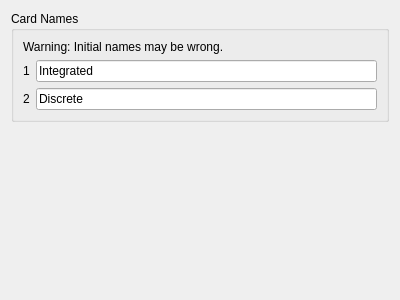
<?xml version="1.0" encoding="UTF-8"?>
<ui version="4.0">
 <class>Appearance</class>
 <widget class="QWidget" name="Appearance">
  <property name="geometry">
   <rect>
    <x>0</x>
    <y>0</y>
    <width>400</width>
    <height>300</height>
   </rect>
  </property>
  <property name="windowTitle">
   <string>Form</string>
  </property>
  <layout class="QVBoxLayout" name="verticalLayout">
   <item>
    <widget class="QGroupBox" name="groupBox">
     <property name="title">
      <string>Card Names</string>
     </property>
     <layout class="QVBoxLayout" name="verticalLayout_3">
      <item>
       <widget class="QLabel" name="label">
        <property name="text">
         <string>Warning: Initial names may be wrong.</string>
        </property>
       </widget>
      </item>
      <item>
       <layout class="QHBoxLayout" name="horizontalLayout_2">
        <item>
         <widget class="QLabel" name="label1">
          <property name="text">
           <string>1</string>
          </property>
         </widget>
        </item>
        <item>
         <widget class="KLineEdit" name="name1">
          <property name="text">
           <string>Integrated</string>
          </property>
         </widget>
        </item>
       </layout>
      </item>
      <item>
       <layout class="QHBoxLayout" name="horizontalLayout_3">
        <item>
         <widget class="QLabel" name="label2">
          <property name="text">
           <string>2</string>
          </property>
         </widget>
        </item>
        <item>
         <widget class="KLineEdit" name="name2">
          <property name="text">
           <string>Discrete</string>
          </property>
         </widget>
        </item>
       </layout>
      </item>
     </layout>
    </widget>
   </item>
   <item>
    <spacer name="verticalSpacer">
     <property name="orientation">
      <enum>Qt::Vertical</enum>
     </property>
     <property name="sizeHint" stdset="0">
      <size>
       <width>20</width>
       <height>40</height>
      </size>
     </property>
    </spacer>
   </item>
  </layout>
 </widget>
 <customwidgets>
  <customwidget>
   <class>KLineEdit</class>
   <extends>QLineEdit</extends>
   <header>klineedit.h</header>
  </customwidget>
 </customwidgets>
 <resources/>
 <connections/>
</ui>
